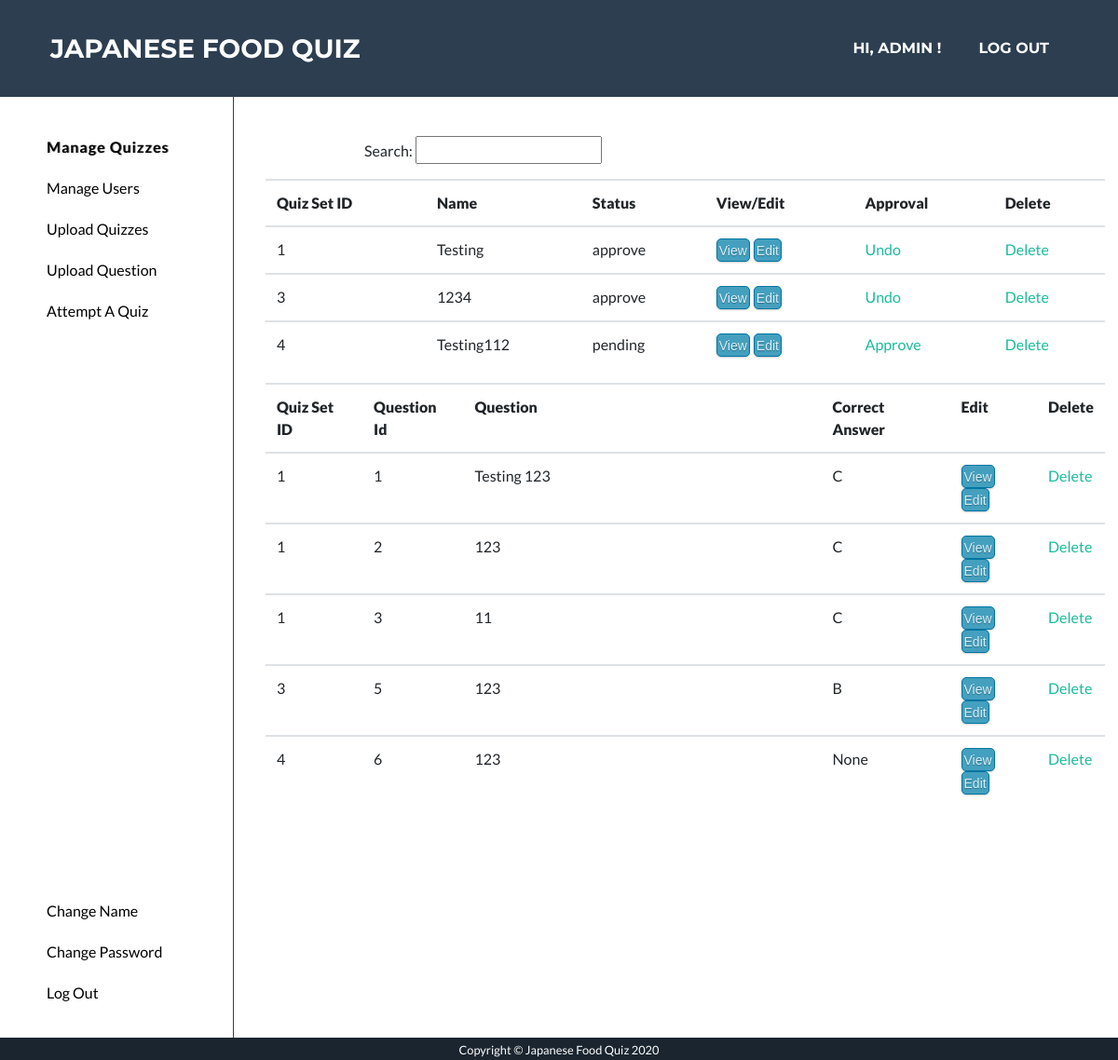
The page /manage_quiz (signed in) on the database as committed earlier.
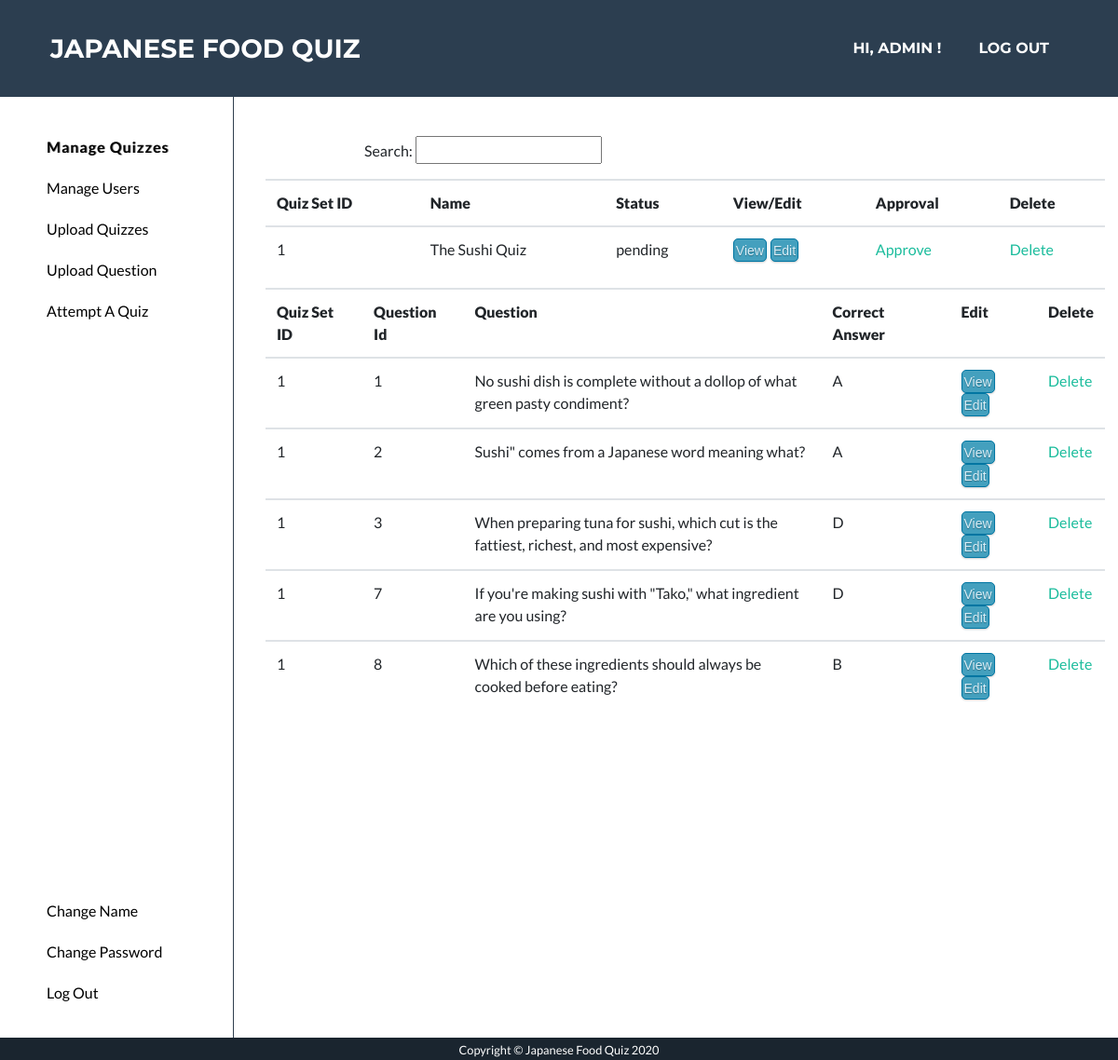
The same page on the database as committed later.
### app/models.py (models this page shows, shortened)
class QuizSet(db.Model):
    __table_args__ = {'extend_existing': True}
    quizSetID = db.Column(db.Integer, primary_key=True)
    name = db.Column(db.String(100))
    description = db.Column(db.String(100))
    picture = db.Column(db.String(100))
    userID = db.Column(db.String)
    status = db.Column(db.String(100))

class Question(db.Model):
    __table_args__ = {'extend_existing': True}
    questionID = db.Column(db.Integer, primary_key=True)
    quizSetID = db.Column(db.Integer)
    question = db.Column(db.String(1000))
    choiceA = db.Column(db.String(100))
    choiceB = db.Column(db.String(100))
    choiceC = db.Column(db.String(100))
    choiceD = db.Column(db.String(100))
    correctAnswer = db.Column(db.String(2))

### app/routes.py (the view)
@app.route('/manage_quiz')
@login_required
def manage_quiz():
	user = current_user
	if user.id != '1111111':
		return redirect('/admin')
	quizSetIds = []
	quizSets = QuizSet.query.all()
	for quizSet in quizSets:
		quizSetIds.append(quizSet.quizSetID)
	questions = Question.query.all()
	show_questions = []
	for question in questions:
		if question.quizSetID in quizSetIds:
			show_questions.append(question)
	return render_template('manage_quiz.html', quizSets=quizSets, questions=show_questions, username=current_user.name)

### app/models.py (called while the page is built)
@login.user_loader
def load_user(id):
    user = User.query.filter_by(id=(int(id))).first()
    return user

### app/templates/manage_quiz.html (shortened to what this page needs)
<!DOCTYPE html>
<html lang="en">
  <head>
    <link href="/static/style.css" rel="stylesheet" />
    <link rel="stylesheet" type="text/css" href="static/default.css" />
    <link rel="stylesheet" type="text/css" href="static/admin_page.css" />
    {% extends 'base.html' %} {% block content %}
    <div class="main">
      <div class="navbar2">
        <ul class="nav_ul2">
          <li class="nav_list2">
            <a href="/manage_quiz"><button class="highlight_m_quiz">Manage Quizzes</button> </a>
          </li>
          <li class="nav_list2">
            <a href="/manage_user"><button>Manage Users</button> </a>
          </li>
          <li class="nav_list2">
            <a href="/upload_question_set"><button>Upload Quizzes</button> </a>
          </li>
          <li class="nav_list2">
            <a href="/upload_quiz"><button>Upload Question</button></a>
          </li>
          <li class="nav_list2">
            <a href="/qs"><button>Attempt A Quiz </button></a>
          </li>
          <li class="nav_list2_bottom">
            <a href="/user_change_name"><button>Change Name</button></a>
        </li>
            <li class="nav_list2"><a href="/admin_change_password"><button>Change Password</button></a></li>
          <li class="nav_list2"><a href="/logout"><button>Log Out</button></a></li>
        </ul>
      </div>
      <div class="main_part">
        <p class="search">Search: <input type="text" /></p>
      <div class="flex_list container">
       <table class='table'>
              <tr>
                  <th><strong>Quiz Set ID</strong></th>
                  <th><strong>Name</strong></th>
                  <th><strong>Status</strong></th>
                  <th><strong>View/Edit</strong></th>
                  <th><strong>Approval</strong></th>
                  <th><strong>Delete</strong></th>
              </tr>
               {% for quizSet in quizSets %}
                  <tr>
                          <td>{{ quizSet.quizSetID }}</td>
                          <td>{{ quizSet.name }}</td>
                          <td>{{ quizSet.status }}</td>
                          <td><a class="button2 mr-1" href="/view_question_set?id={{ quizSet.quizSetID }}">View</a><a class="button2" href="/edit_question_set?id={{ quizSet.quizSetID }}">Edit</a></td>
                          {%  if quizSet.status== "approve" %}
                          <td style="text-align: left;" ><a href="/approve_quiz_set?id={{ quizSet.quizSetID }}">Undo</a></td>
                          {% else %}
                          <td style="text-align: left;" ><a href="/delete_quiz_set?id={{ quizSet.quizSetID }}">Approve</a></td>
                          {% endif %}
                          <td style="text-align: left;" ><a href="/delete_quiz_set?id={{ quizSet.quizSetID }}">Delete</a></td>
                  </tr>
               {% endfor %}
       </table>
      </div>
      <div class="flex_list container">
       <table class='table'>
              <tr>
                  <th><strong>Quiz Set ID</strong></th>
                  <th><strong>Question Id</strong></th>
                  <th><strong>Question</strong></th>
                  <th><strong>Correct Answer</strong></th>
                  <th><strong>Edit</strong></th>
                  <th><strong>Delete</strong></th>
              </tr>
               {% for question in questions %}
                  <tr>
                          <td>{{ question.quizSetID }}</td>
                          <td>{{ question.questionID }}</td>
                          <td style="width:24rem;">{{ question.question }}</td>
                          <td>{{ question.correctAnswer}} </td>
                          <td><a class="button2 mr-1" href="/view_quiz?id={{ question.questionID }}&qsID={{ question.quizSetID }}">View</a><a class="button2" href="/edit_quiz?id={{ question.questionID }}&qsID={{ question.quizSetID }}">Edit</a>
                          <td style="text-align: left;" ><a href="/delete_quiz?id={{ question.questionID }}">Delete</a></td>
                          </td>
                  </tr>
               {% endfor %}
       </table>
      </div>
      </div>
    </div>
    {% endblock %}

Rows that differ between the two databases and show on the page:
removed QuizSet: quizSetID "3", name "1234", status "approve"
removed QuizSet: quizSetID "4", name "Testing112", status "pending"
no longer on this page (row unchanged): Question: quizSetID "3", questionID "5", question "123", correctAnswer "B"
no longer on this page (row unchanged): Question: quizSetID "4", questionID "6", question "123", correctAnswer "None"
changed QuizSet id 1: name "Testing" → "The Sushi Quiz"; status "approve" → "pending"; status "Undo" → "Approve"
changed Question id 1: question "Testing 123" → "No sushi dish is complete without a dollop of what green pasty condiment?"; correctAnswer "C" → "A"
changed Question id 2: question "123" → "Sushi\" comes from a Japanese word meaning what?"; correctAnswer "C" → "A"
changed Question id 3: question "11" → "When preparing tuna for sushi, which cut is the fattiest, richest, and most expensive?"; correctAnswer "C" → "D"
added Question: quizSetID "1", questionID "7", question "If you're making sushi with \"Tako,\" what ingredient are you using?", correctAnswer "D"
added Question: quizSetID "1", questionID "8", question "Which of these ingredients should always be cooked before eating?", correctAnswer "B"
